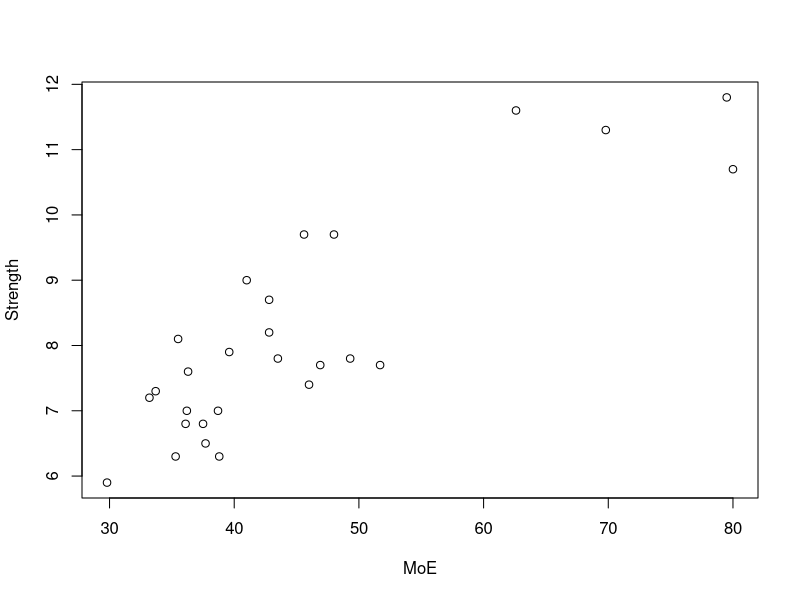
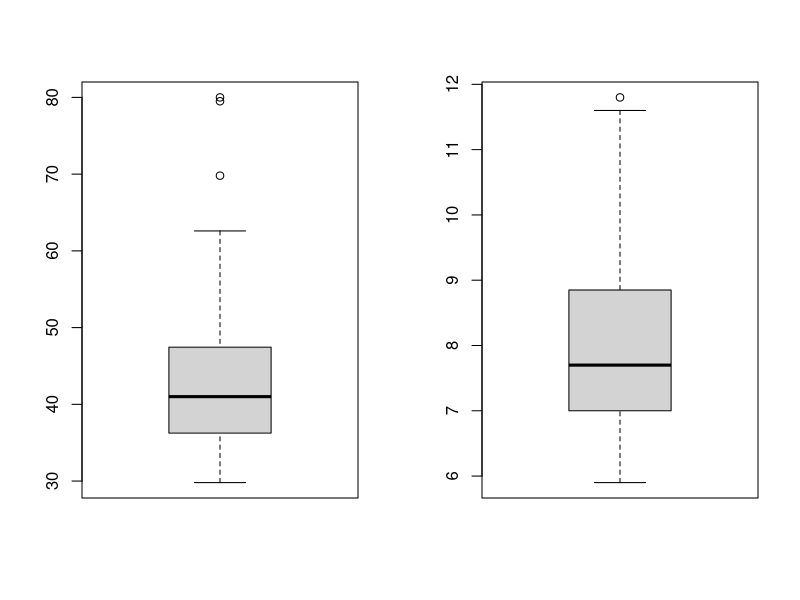
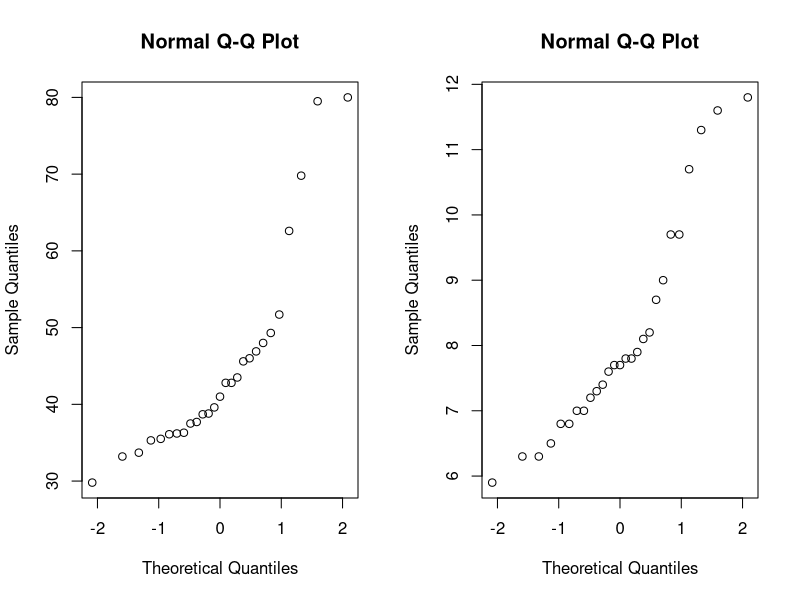

Reproduce these figures in R, in order. (Note: this script raises an error after producing the figures.)
MoE <- c(29.8, 33.2, 33.7, 35.3, 35.5, 36.1, 36.2, 36.3, 37.5, 37.7, 38.7, 38.8, 39.6, 41.0, 42.8, 42.8, 43.5, 45.6, 46.0, 46.9, 48.0, 49.3, 51.7, 62.6, 69.8, 79.5, 80.0 )

Strength <- c(5.9, 7.2, 7.3, 6.3, 8.1, 6.8, 7.0, 7.6, 6.8, 6.5, 7.0, 6.3, 7.9, 9.0, 8.2, 8.7, 7.8, 9.7, 7.4, 7.7, 9.7, 7.8, 7.7, 11.6, 11.3, 11.8, 10.7)


# part a)

plot(MoE, Strength)

# part b)

par(mfrow = c(1,2))
boxplot(MoE)
boxplot(Strength)

# part c)

par(mfrow = c(1,2))
qqnorm(MoE)
qqnorm(Strength)


# part d)

# compute mean of each vector
meanMoE <- mean(MoE)    # 45.10741
meanStrength <- mean(Strength) # 8.140741


# vector of mean * -1 (length = number of data points)
m <- rep_len(-meanMoE,27)
s <- rep_len(-meanS,27)

m_sumDiff <- MoE + m   # new vector with elements (x_i - xbar) 
S_sumDiff <- Strength + s   # new vectors with elements (y_i - ybar)

# gets sum from i= 1 to 27 of (x_i - xbar) * (y_i - ybar)
dot <- sum(m_sumDiff*S_sumDiff)  # 491.8919

# standard deviation of each variable
sd_MoE <- sd(MoE)   # 13.26722
sd_S <- sd(Strength)  # 1.659532


# hand computed r
r <- (1/26)*(1/sd_MoE)*(1/sd_S)*dot # 0.8592721


# part d)

cor(MoE, Strength) # 0.8592721   matches with hand computed r


# part e)

# beta hat = r * (s_y / s_x) (x var = MoE, y var = Strength)
beta_hat <- r * (sd_S / sd_MoE)  # 0.1074821
beta_hat

# alpha hat = ybar - beta_hat * xbar
alpha_hat = meanStrength - beta_hat*meanMoE
alpha_hat   # 3.2925

# part g)

# The slop of the OLS equation is 0.1074821.   This means that the "best" fit model predicts that for every increase of 1 in the MoE variable, that the increase in Strength will be 0.1074821.   The Strength variable changes more slowly respect to the MoE variable. 

# part h)

# Using this model, y_hat(39.0) = 3.2925 + (0.1074821 * 39.0) = 7.4843







# part i)

# SSE = sum(i=1 to 27) (y_i - y_hat_i)^2

beta_hat_vector <- rep_len(beta_hat,27)

# vector or product of each MoE data point and beta_hat
beta_hat_x_i_vector <- (MoE*beta_hat_vector)  

alpha_hat_vector <- rep_len(alpha_hat,27)

# y_hat_i vector (y_hat_i = alpha_hat + beta_hat*x_i)
y_hat_i_vector <- (alpha_hat_vector + beta_hat_x_i_vector )
y_hat_i_vector 

diff_squared_vector <- ((Strength - y_hat_i_vector)^2)
diff_squared_vector


############## NOT SURE IF THIS IS THE RIGHT RESULT ###########

SSE <- sum(diff_squared_vector)
SSE

